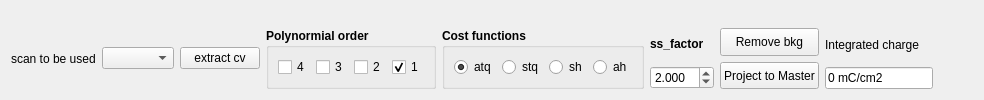
            <widget class="QWidget" name="tab_10">
             <attribute name="title">
              <string>FitCVPeak</string>
             </attribute>
             <layout class="QVBoxLayout" name="verticalLayout_13">
              <item>
               <widget class="bkg_win" name="widget" native="true"/>
              </item>
              <item>
               <layout class="QHBoxLayout" name="horizontalLayout_26">
                <item>
                 <widget class="QLabel" name="label_49">
                  <property name="text">
                   <string>scan to be used</string>
                  </property>
                 </widget>
                </item>
                <item>
                 <widget class="QComboBox" name="comboBox_scans_3"/>
                </item>
                <item>
                 <widget class="QPushButton" name="pushButton_extract_cv">
                  <property name="text">
                   <string>extract cv</string>
                  </property>
                 </widget>
                </item>
                <item>
                 <widget class="QGroupBox" name="groupBox_3">
                  <property name="font">
                   <font>
                    <weight>75</weight>
                    <bold>true</bold>
                   </font>
                  </property>
                  <property name="title">
                   <string>Polynormial order</string>
                  </property>
                  <layout class="QHBoxLayout" name="horizontalLayout_24">
                   <item>
                    <widget class="QCheckBox" name="checkBox_order4">
                     <property name="font">
                      <font>
                       <weight>50</weight>
                       <bold>false</bold>
                      </font>
                     </property>
                     <property name="text">
                      <string>4</string>
                     </property>
                    </widget>
                   </item>
                   <item>
                    <widget class="QCheckBox" name="checkBox_order3">
                     <property name="font">
                      <font>
                       <weight>50</weight>
                       <bold>false</bold>
                      </font>
                     </property>
                     <property name="text">
                      <string>3</string>
                     </property>
                    </widget>
                   </item>
                   <item>
                    <widget class="QCheckBox" name="checkBox_order2">
                     <property name="font">
                      <font>
                       <weight>50</weight>
                       <bold>false</bold>
                      </font>
                     </property>
                     <property name="text">
                      <string>2</string>
                     </property>
                    </widget>
                   </item>
                   <item>
                    <widget class="QCheckBox" name="checkBox_order1">
                     <property name="font">
                      <font>
                       <weight>50</weight>
                       <bold>false</bold>
                      </font>
                     </property>
                     <property name="text">
                      <string>1</string>
                     </property>
                     <property name="checked">
                      <bool>true</bool>
                     </property>
                    </widget>
                   </item>
                  </layout>
                 </widget>
                </item>
                <item>
                 <widget class="QGroupBox" name="groupBox_cost_func">
                  <property name="font">
                   <font>
                    <weight>75</weight>
                    <bold>true</bold>
                   </font>
                  </property>
                  <property name="title">
                   <string>Cost functions</string>
                  </property>
                  <layout class="QHBoxLayout" name="horizontalLayout_25">
                   <item>
                    <widget class="QRadioButton" name="radioButton_atq">
                     <property name="font">
                      <font>
                       <weight>50</weight>
                       <bold>false</bold>
                      </font>
                     </property>
                     <property name="text">
                      <string>atq</string>
                     </property>
                     <property name="checked">
                      <bool>true</bool>
                     </property>
                    </widget>
                   </item>
                   <item>
                    <widget class="QRadioButton" name="radioButton_stq">
                     <property name="font">
                      <font>
                       <weight>50</weight>
                       <bold>false</bold>
                      </font>
                     </property>
                     <property name="text">
                      <string>stq</string>
                     </property>
                    </widget>
                   </item>
                   <item>
                    <widget class="QRadioButton" name="radioButton_sh">
                     <property name="font">
                      <font>
                       <weight>50</weight>
                       <bold>false</bold>
                      </font>
                     </property>
                     <property name="text">
                      <string>sh</string>
                     </property>
                    </widget>
                   </item>
                   <item>
                    <widget class="QRadioButton" name="radioButton_ah">
                     <property name="font">
                      <font>
                       <weight>50</weight>
                       <bold>false</bold>
                      </font>
                     </property>
                     <property name="text">
                      <string>ah</string>
                     </property>
                    </widget>
                   </item>
                  </layout>
                 </widget>
                </item>
                <item>
                 <layout class="QVBoxLayout" name="verticalLayout_9">
                  <item>
                   <widget class="QLabel" name="label_47">
                    <property name="font">
                     <font>
                      <weight>75</weight>
                      <bold>true</bold>
                     </font>
                    </property>
                    <property name="text">
                     <string>ss_factor</string>
                    </property>
                   </widget>
                  </item>
                  <item>
                   <widget class="QDoubleSpinBox" name="doubleSpinBox_ss_factor">
                    <property name="decimals">
                     <number>3</number>
                    </property>
                    <property name="maximum">
                     <double>20.000000000000000</double>
                    </property>
                    <property name="singleStep">
                     <double>0.100000000000000</double>
                    </property>
                    <property name="value">
                     <double>2.000000000000000</double>
                    </property>
                   </widget>
                  </item>
                 </layout>
                </item>
                <item>
                 <layout class="QVBoxLayout" name="verticalLayout_11">
                  <item>
                   <widget class="QPushButton" name="pushButton_bkg_fit">
                    <property name="sizePolicy">
                     <sizepolicy hsizetype="Minimum" vsizetype="Preferred">
                      <horstretch>0</horstretch>
                      <verstretch>0</verstretch>
                     </sizepolicy>
                    </property>
                    <property name="text">
                     <string>Remove bkg</string>
                    </property>
                   </widget>
                  </item>
                  <item>
                   <widget class="QPushButton" name="pushButton_project">
                    <property name="sizePolicy">
                     <sizepolicy hsizetype="Minimum" vsizetype="Preferred">
                      <horstretch>0</horstretch>
                      <verstretch>0</verstretch>
                     </sizepolicy>
                    </property>
                    <property name="text">
                     <string>Project to Master</string>
                    </property>
                   </widget>
                  </item>
                 </layout>
                </item>
                <item>
                 <layout class="QVBoxLayout" name="verticalLayout_12">
                  <item>
                   <widget class="QLabel" name="label_50">
                    <property name="text">
                     <string>Integrated charge</string>
                    </property>
                   </widget>
                  </item>
                  <item>
                   <widget class="QLineEdit" name="lineEdit_charge">
                    <property name="text">
                     <string>0 mC/cm2</string>
                    </property>
                   </widget>
                  </item>
                 </layout>
                </item>
                <item>
                 <spacer name="horizontalSpacer_6">
                  <property name="orientation">
                   <enum>Qt::Horizontal</enum>
                  </property>
                  <property name="sizeHint" stdset="0">
                   <size>
                    <width>40</width>
                    <height>20</height>
                   </size>
                  </property>
                 </spacer>
                </item>
               </layout>
              </item>
             </layout>
            </widget>
